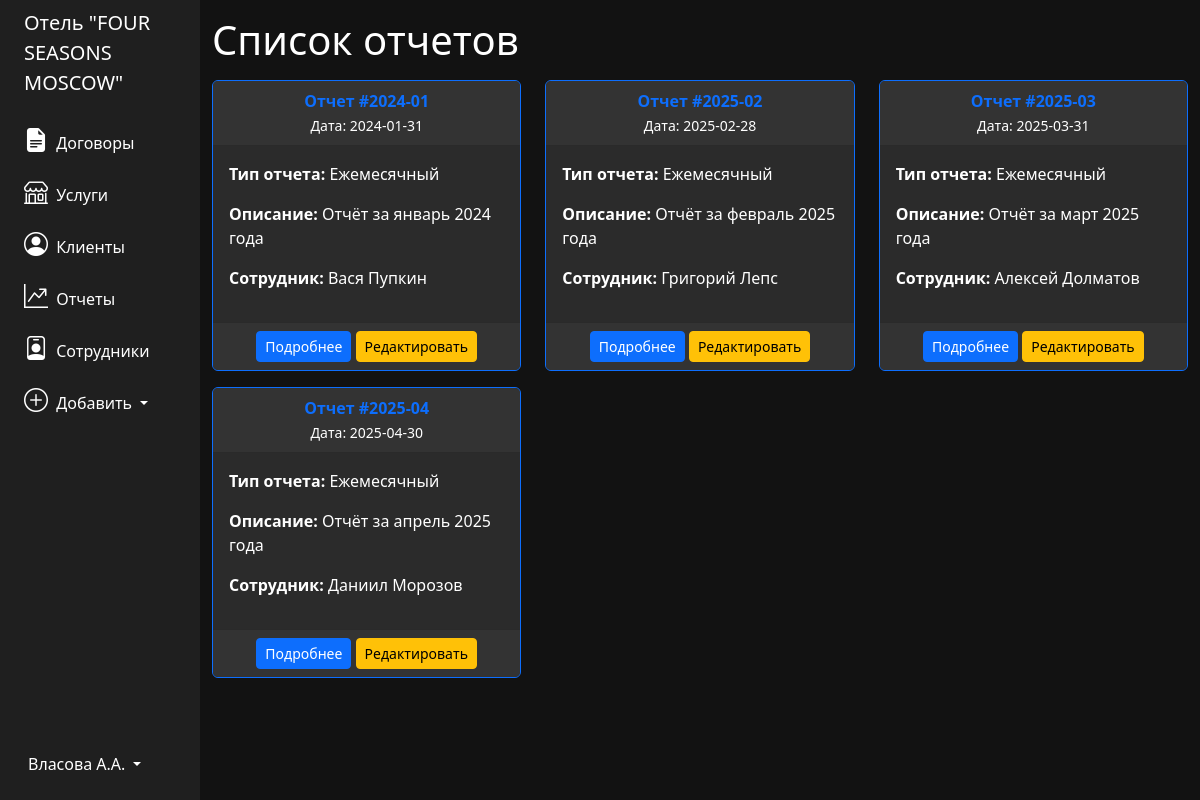
Page /reports on the committed database.
### tables this page shows
CREATE TABLE "reports" (
    "id_report" INTEGER,
    "number" TEXT,
    "date" TEXT,
    "report_type_id" INTEGER,
    "description" TEXT,
    "employee_id" INTEGER,
    PRIMARY KEY("id_report" AUTOINCREMENT),
    FOREIGN KEY("report_type_id") REFERENCES "report_types"("id_type"),
    FOREIGN KEY("employee_id") REFERENCES "employees"("id_employee")
);

CREATE TABLE "report_types" (
    "id_type" INTEGER PRIMARY KEY AUTOINCREMENT,
    "type_name" TEXT NOT NULL
);

CREATE TABLE "employees" (
    "id_employee" INTEGER,
    "name" TEXT NOT NULL,
    "phone_number" TEXT,
    "email" TEXT,
    "position" TEXT,
    "department" TEXT,
    PRIMARY KEY("id_employee" AUTOINCREMENT)
);

### app.py (the view)
@app.route('/reports')
def reports():
    conn = get_db_connection()
    reports_data = conn.execute("""
        SELECT
    reports.*,
    employees.name AS employee_name,
    report_types.type_name AS report_type_name
FROM reports
LEFT JOIN employees ON reports.employee_id = employees.id_employee
LEFT JOIN report_types ON reports.report_type_id = report_types.id_type;

    """).fetchall()
    conn.close()
    return render_template('reports.html', reports=reports_data)

### app.py (called while the page is built)
def get_db_connection():
    conn = sqlite3.connect('database.db')
    conn.row_factory = sqlite3.Row
    return conn

### templates/reports.html (shortened to what this page needs)
{% extends 'base.html' %}
{% block content %}
<h1>Список отчетов</h1>
<div class="row mt-3">
    {% if reports %}
        {% for report in reports %}
        <div class="col-md-4">
            <div class="card mb-3 border-primary">
                <div class="card-header text-center">
                    <a href="{{ url_for('report', report_id=report['id_report']) }}" class="text-decoration-none">
                        <b>Отчет #{{ report['number'] }}</b>
                    </a>
                    <br>
                    <small>Дата: {{ report['date'] }}</small>
                </div>
                <div class="card-body">
                    <p><strong>Тип отчета:</strong> {{ report['report_type_name'] }}</p>
                    <p><strong>Описание:</strong> {{ report['description'] }}</p>
                    <p><strong>Сотрудник:</strong> {{ report['employee_name'] }}</p>
                </div>
                <div class="card-footer text-center">
                    <a href="{{ url_for('report', report_id=report['id_report']) }}"
                       class="btn btn-primary btn-sm">Подробнее</a>
                    <a href="{{ url_for('edit_report', report_id=report['id_report']) }}"
                       class="btn btn-warning btn-sm">Редактировать</a>
                </div>
            </div>
        </div>
        {% endfor %}
    {% else %}
        <p>Нет доступных отчетов.</p>
    {% endif %}
</div>
{% endblock %}

### templates/base.html (style rules this page uses)
body { background-color: #121212; color: white; }
.card { background-color: #2b2b2b; color: white; border: 1px solid #444; }
.card-header, .card-footer { background-color: #333; }

### rows in the picture
reports: number "2024-01", date "2024-01-31", report_type_name "Ежемесячный", description "Отчёт за январь 2024 года", employee_name "Вася Пупкин"
reports: number "2025-02", date "2025-02-28", report_type_name "Ежемесячный", description "Отчёт за февраль 2025 года", employee_name "Григорий Лепс"
reports: number "2025-03", date "2025-03-31", report_type_name "Ежемесячный", description "Отчёт за март 2025 года", employee_name "Алексей Долматов"
reports: number "2025-04", date "2025-04-30", report_type_name "Ежемесячный", description "Отчёт за апрель 2025 года", employee_name "Даниил Морозов"
